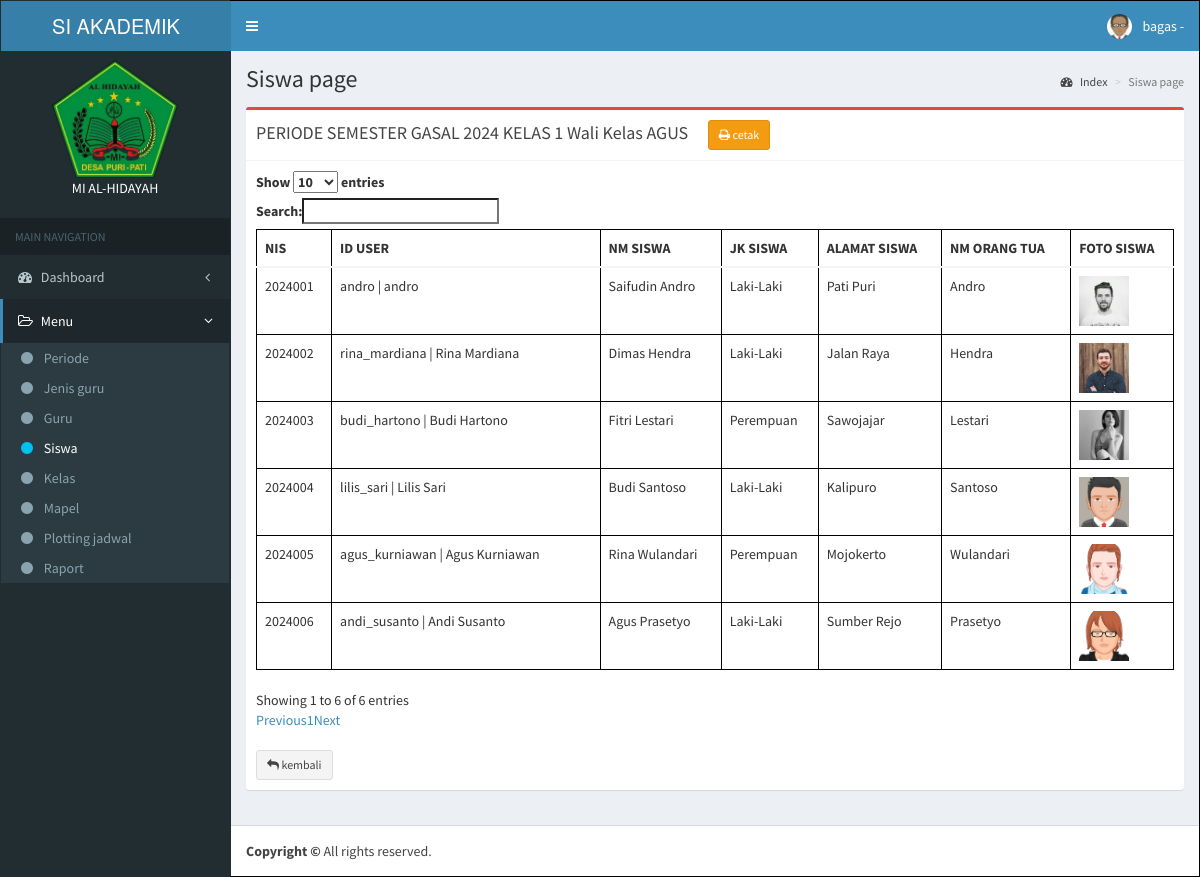
The app's page /app/siswa/kelas.php?id_periode=1&id_kelas=3 (signed in) with its own data.
### tables this page shows
CREATE TABLE `periode` (
  `id_periode` int(11) NOT NULL,
  `nm_periode` varchar(50) DEFAULT NULL,
  `status_periode` enum('Aktif','Non Aktif') DEFAULT NULL
);

CREATE TABLE `kelas` (
  `id_kelas` int(11) NOT NULL,
  `id_guru` int(11) DEFAULT NULL,
  `nm_kelas` varchar(50) DEFAULT NULL,
  `tingkatan` int(11) DEFAULT NULL
);

CREATE TABLE `guru` (
  `id_guru` int(11) NOT NULL,
  `nip` varchar(50) DEFAULT NULL,
  `id_user` int(11) DEFAULT NULL,
  `nm_guru` varchar(50) DEFAULT NULL,
  `no_guru` varchar(50) DEFAULT NULL,
  `jk_guru` enum('Laki-Laki','Perempuan') DEFAULT NULL,
  `alamat_guru` text DEFAULT NULL,
  `foto_guru` blob DEFAULT NULL
);

CREATE TABLE `siswa` (
  `id_siswa` int(11) NOT NULL,
  `nis` varchar(50) DEFAULT NULL,
  `id_user` int(11) DEFAULT NULL,
  `nm_siswa` varchar(50) DEFAULT NULL,
  `jk_siswa` enum('Laki-Laki','Perempuan') DEFAULT NULL,
  `alamat_siswa` text DEFAULT NULL,
  `nm_orang_tua` varchar(50) DEFAULT NULL,
  `foto_siswa` blob DEFAULT NULL,
  `status` enum('aktif','tidak aktif') DEFAULT NULL
);

CREATE TABLE `user` (
  `id_user` int(11) NOT NULL,
  `username` varchar(50) DEFAULT NULL,
  `password` varchar(50) DEFAULT NULL,
  `nm_pengguna` varchar(50) DEFAULT NULL,
  `level` enum('Kepala Sekolah','Seksi Tata Usaha','Seksi Kurikulum','Guru','Orang Tua') DEFAULT NULL
);

### config/config.php (called while the page is built, shortened)
<?php
function Url_web(){
    $xplode = explode("/", $_SERVER['REQUEST_URI']);
    return $xplode[1];
}
$defaul_uri = "/".Url_web();
$url = "http://".$_SERVER['SERVER_NAME'].":".$_SERVER['SERVER_PORT'].$defaul_uri;
function DB(){
    return ["localhost", "root", "", "vinka"];
}
function QueryManyData($sql){
    $conn = new mysqli(DB()[0], DB()[1], DB()[2], DB()[3]);
    $result = $conn->query($sql);
    return $result;
}
function QueryOnedata($sql){
    $conn = new mysqli(DB()[0], DB()[1], DB()[2], DB()[3]);
    $result = $conn->query($sql);
    return $result;
}

### app/siswa/kelas.php (the view, shortened to what this page needs)
<?php include_once '../template/header.php'; ?>
<?php include_once '../template/navbar.php'; ?>
<?php include_once '../template/sidebar.php';
$periode = QueryOnedata('SELECT * FROM periode WHERE id_periode = ' . $_GET['id_periode'] . '')->fetch_assoc();
$kelas = QueryOnedata('SELECT * FROM kelas WHERE id_kelas = ' . $_GET['id_kelas'] . '')->fetch_assoc();
$guru = QueryOnedata('SELECT * FROM guru WHERE id_guru = ' . $kelas['id_guru'] . '')->fetch_assoc();
?>
<div class='content-wrapper'>
    <section class='content-header'>
        <h1>Siswa page
        </h1>
        <ol class='breadcrumb'>
            <li><a href='#'><i class='fa fa-dashboard'></i> Index</a></li>
            <li class='active'>Siswa page</li>
        </ol>
    </section>
    <section class='content'>
        <div class="box box-danger">
            <div class="box-header with-border">
                <h3 class="box-title">PERIODE <?= $periode['nm_periode'] ?> KELAS <?= $kelas['nm_kelas'] ?> Wali Kelas <?= $guru['nm_guru'] ?> </h3> &nbsp; &nbsp; &nbsp;
                <a target="_blank" href='<?= $url ?>/app/siswa/cetak.php?id_periode=<?= $_GET['id_periode'] ?>&id_kelas=<?= $_GET['id_kelas'] ?>' class='btn btn-warning btn-sm '>
                    <i class='fa fa-print'></i> cetak
                </a>
            </div>
            <div class="box-body">
                <style>
                    table,
                    thead,
                    body,
                    tr,
                    th,
                    td {
                        border: 1px solid black;
                    }
                </style>
                <table id="example1" class="table">
                    <thead>
                        <tr>
                            <th>NIS</th>
                            <th>ID USER</th>
                            <th>NM SISWA</th>
                            <th>JK SISWA</th>
                            <th>ALAMAT SISWA</th>
                            <th>NM ORANG TUA</th>
                            <th>FOTO SISWA</th>
                        </tr>
                    </thead>
                    <tbody>
                        <?php
                        foreach (QueryManyData('SELECT siswa.* FROM siswa JOIN plotting_jadwal ON siswa.id_siswa = plotting_jadwal.id_siswa WHERE plotting_jadwal.id_kelas = "' . $_GET['id_kelas'] . '" AND plotting_jadwal.id_periode ="' . $_GET['id_periode'] . '" ') as $row) {
                        ?>
                            <tr>
                                <td><?= $row['nis'] ?></td>
                                <td>
                                    <?php
                                    $user = QueryOnedata('SELECT * FROM user WHERE id_user = ' . $row['id_user'] . '')->fetch_assoc();
                                    ?>
                                    <?= $user['username'] . " | " . $user['nm_pengguna'] ?>
                                </td>
                                <td><?= $row['nm_siswa'] ?></td>
                                <td><?= $row['jk_siswa'] ?></td>
                                <td><?= $row['alamat_siswa'] ?></td>
                                <td><?= $row['nm_orang_tua'] ?></td>
                                <td>
                                    <img src="<?= $url . '/foto/siswa/' . $row['foto_siswa']; ?>" alt="" srcset="" style="width: 50px; height:50px;">
                                </td>
                            </tr>
                        <?php
                        }
                        ?>
                    </tbody>
                </table>
                <br>
                <a href='<?= $url ?>/app/siswa/periode.php?id_periode=<?= $_GET['id_periode'] ?>' class='btn btn-default btn-sm '>
                    <i class='fa fa-reply'></i> kembali
                </a>
            </div>
        </div>
    </section>
</div>
<?php include_once '../template/footer.php'; ?>

### app/siswa/kelas.php (style rules this page uses)
table, thead, body, tr, th, td { border: 1px solid black; }

### records on screen
periode: nm_periode "SEMESTER GASAL 2024"
kelas: nm_kelas "1"
guru: nm_guru "AGUS"
siswa: nis "2024001", id_user.username "andro", id_user.nm_pengguna "andro", nm_siswa "Saifudin Andro", jk_siswa "Laki-Laki", alamat_siswa "Pati Puri", nm_orang_tua "Andro", foto_siswa (picture)
siswa: nis "2024002", id_user.username "rina_mardiana", id_user.nm_pengguna "Rina Mardiana", nm_siswa "Dimas Hendra", jk_siswa "Laki-Laki", alamat_siswa "Jalan Raya", nm_orang_tua "Hendra", foto_siswa (picture)
siswa: nis "2024003", id_user.username "budi_hartono", id_user.nm_pengguna "Budi Hartono", nm_siswa "Fitri Lestari", jk_siswa "Perempuan", alamat_siswa "Sawojajar", nm_orang_tua "Lestari", foto_siswa (picture)
siswa: nis "2024004", id_user.username "lilis_sari", id_user.nm_pengguna "Lilis Sari", nm_siswa "Budi Santoso", jk_siswa "Laki-Laki", alamat_siswa "Kalipuro", nm_orang_tua "Santoso", foto_siswa (picture)
siswa: nis "2024005", id_user.username "agus_kurniawan", id_user.nm_pengguna "Agus Kurniawan", nm_siswa "Rina Wulandari", jk_siswa "Perempuan", alamat_siswa "Mojokerto", nm_orang_tua "Wulandari", foto_siswa (picture)
siswa: nis "2024006", id_user.username "andi_susanto", id_user.nm_pengguna "Andi Susanto", nm_siswa "Agus Prasetyo", jk_siswa "Laki-Laki", alamat_siswa "Sumber Rejo", nm_orang_tua "Prasetyo", foto_siswa (picture)

### other values on screen
$_SESSION['username'] "bagas"
str_replace("_", " ", $data_menu[$sub]) "Periode"
str_replace("_", " ", $data_menu[$sub]) "Jenis guru"
str_replace("_", " ", $data_menu[$sub]) "Guru"
str_replace("_", " ", $data_menu[$sub]) "Siswa"
str_replace("_", " ", $data_menu[$sub]) "Kelas"
str_replace("_", " ", $data_menu[$sub]) "Mapel"
str_replace("_", " ", $data_menu[$sub]) "Plotting jadwal"
str_replace("_", " ", $data_menu[$sub]) "Raport"
